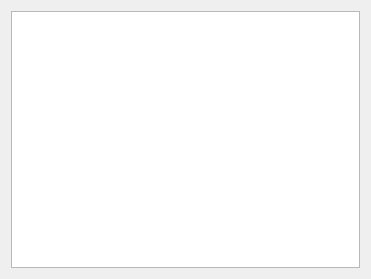
<?xml version="1.0" encoding="UTF-8"?>
<ui version="4.0">
 <class>Dialog</class>
 <widget class="QDialog" name="Dialog">
  <property name="geometry">
   <rect>
    <x>0</x>
    <y>0</y>
    <width>371</width>
    <height>279</height>
   </rect>
  </property>
  <property name="windowTitle">
   <string>Dialog</string>
  </property>
  <layout class="QVBoxLayout" name="verticalLayout">
   <item>
    <widget class="QTextBrowser" name="textBrowser"/>
   </item>
  </layout>
 </widget>
 <resources/>
 <connections/>
</ui>
